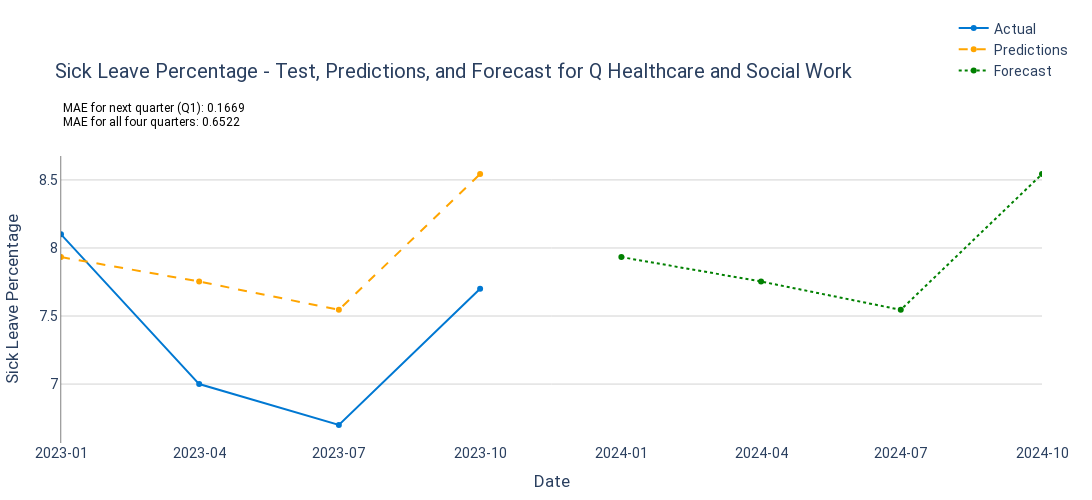

Here is the notebook cell this chart was saved with:
### Code cell
# 14. Visualization with Combined Plot for Test, Predictions, and Forecast
fig = go.Figure()

# Add actual sick leave percentage line (test data)
fig.add_trace(go.Scatter(
    x=test.index,
    y=test,
    mode='lines+markers',
    name='Actual',
    line=dict(color='#0078d2', width=2)
))

# Add predictions line for test period
fig.add_trace(go.Scatter(
    x=test.index,
    y=predictions,
    mode='lines+markers',
    name='Predictions',
    line=dict(color='orange', width=2, dash='dash')
))

# Add forecast line for future period
fig.add_trace(go.Scatter(
    x=forecast_period,
    y=forecast.predicted_mean,
    mode='lines+markers',
    name='Forecast',
    line=dict(color='green', width=2, dash='dot')
))

# Add MAE values as text annotations
fig.add_annotation(
    xref="paper", yref="paper", x=0.00, y=1.15, showarrow=False,
    text=f"MAE for all four quarters: {mae_all:.4f}",
    font=dict(size=12, color="black")
)

fig.add_annotation(
    xref="paper", yref="paper", x=0.00, y=1.20, showarrow=False,
    text=f"MAE for next quarter (Q1): {mae_q1:.4f}",
    font=dict(size=12, color="black")
)

# Set layout and design for better visualization
fig.update_layout(
    title='Sick Leave Percentage - Test, Predictions, and Forecast for Q Healthcare and Social Work',
    xaxis_title='Date',
    yaxis_title='Sick Leave Percentage',
    plot_bgcolor='white',
    xaxis=dict(
        showgrid=False,
        tickformat="%Y-%m",  # Year-Month format for clearer date labeling
        range=[test.index.min(), forecast_period[-1]]  # Extend date range to end of forecast
    ),
    yaxis=dict(
        showgrid=True, gridcolor='lightgrey', showline=True, linewidth=0.5, linecolor='black'
    ),
    legend=dict(
        x=0.91, y=1.5, traceorder="normal"
    ),
    font=dict(family="Roboto", size=14),
    margin=dict(l=50, r=50, t=80, b=50),
    width=1100, height=500
)

# Show Plot
fig.show()

# Optionally Save Plot
fig.write_image("Sick_leave_predict_sarimax.jpeg")
fig.write_html("Sick_leave_predict_sarimax.html")

### Figure 1 — Plotly figure (JSON) as saved in the notebook; plotly's stock layout.template omitted (floating-point values rounded to 4 significant figures)
{"data": [{"line": {"color": "#0078d2", "width": 2}, "mode": "lines+markers", "name": "Actual", "type": "scatter", "x": ["2023-01-01T00:00:00", "2023-04-01T00:00:00", "2023-07-01T00:00:00", "2023-10-01T00:00:00"], "y": [8.1, 7, 6.7, 7.7]}, {"line": {"color": "orange", "dash": "dash", "width": 2}, "mode": "lines+markers", "name": "Predictions", "type": "scatter", "x": ["2023-01-01T00:00:00", "2023-04-01T00:00:00", "2023-07-01T00:00:00", "2023-10-01T00:00:00"], "y": [7.933, 7.754, 7.545, 8.543]}, {"line": {"color": "green", "dash": "dot", "width": 2}, "mode": "lines+markers", "name": "Forecast", "type": "scatter", "x": ["2024-01-01T00:00:00", "2024-04-01T00:00:00", "2024-07-01T00:00:00", "2024-10-01T00:00:00"], "y": [7.933, 7.754, 7.545, 8.543]}], "layout": {"annotations": [{"font": {"color": "black", "size": 12}, "showarrow": false, "text": "MAE for all four quarters: 0.6522", "x": 0, "xref": "paper", "y": 1.15, "yref": "paper"}, {"font": {"color": "black", "size": 12}, "showarrow": false, "text": "MAE for next quarter (Q1): 0.1669", "x": 0, "xref": "paper", "y": 1.2, "yref": "paper"}], "font": {"family": "Roboto", "size": 14}, "height": 500, "legend": {"traceorder": "normal", "x": 0.91, "y": 1.5}, "margin": {"b": 50, "l": 50, "r": 50, "t": 80}, "plot_bgcolor": "white", "title": {"text": "Sick Leave Percentage - Test, Predictions, and Forecast for Q Healthcare and Social Work"}, "width": 1100, "xaxis": {"range": ["2023-01-01T00:00:00", "2024-10-01T00:00:00"], "showgrid": false, "tickformat": "%Y-%m", "title": {"text": "Date"}}, "yaxis": {"gridcolor": "lightgrey", "linecolor": "black", "linewidth": 0.5, "showgrid": true, "showline": true, "title": {"text": "Sick Leave Percentage"}}}}
